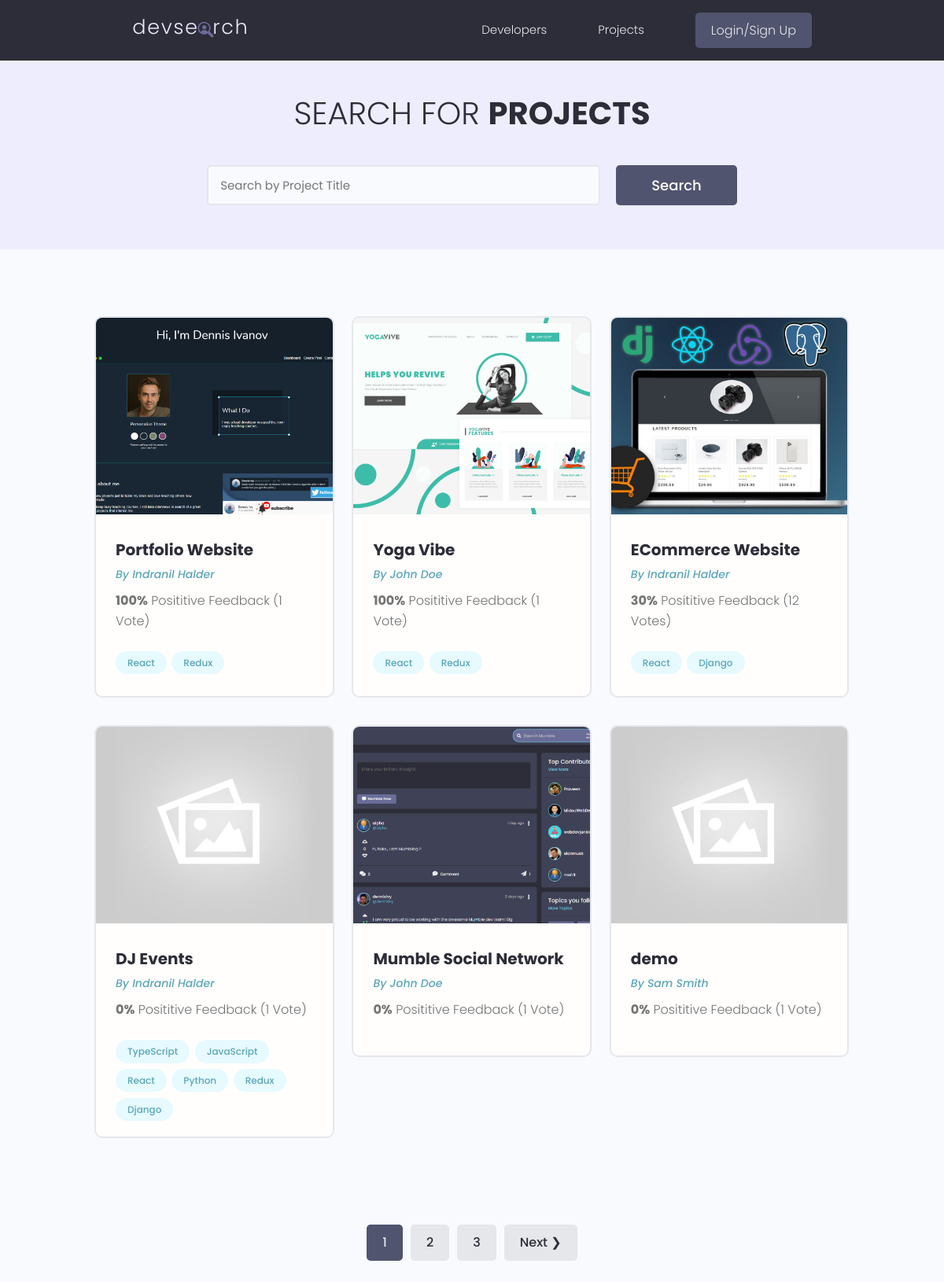
The page /projects/ on the database as committed earlier.
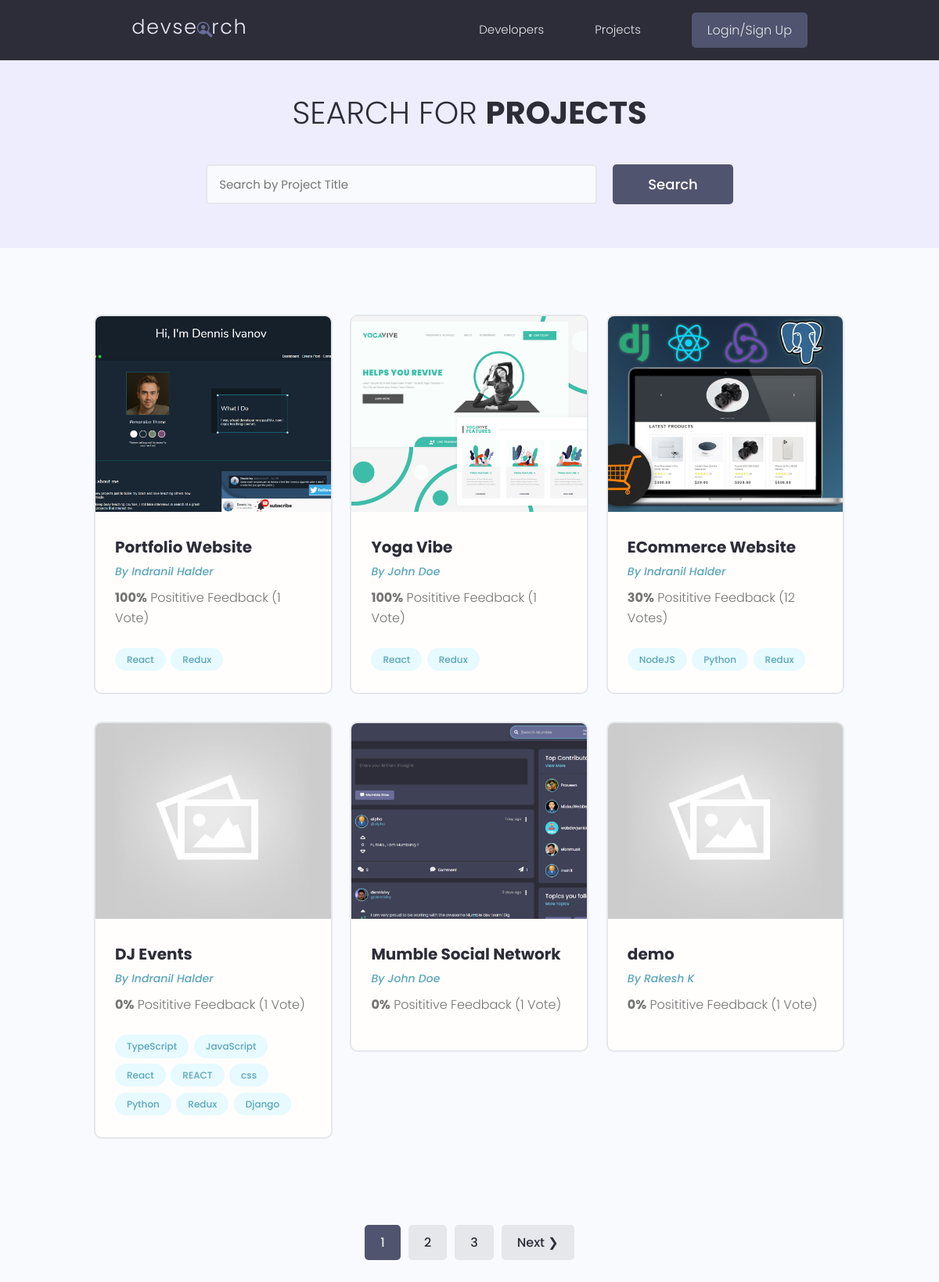
The same page on the database as committed later.
### projects/models.py (models this page shows, shortened)
class Project(models.Model):
    owner = models.ForeignKey(
        Profile, null=True, blank=True, on_delete=models.CASCADE)
    title = models.CharField(max_length=200)
    description = models.TextField(null=True, blank=True)
    featured_image = models.ImageField(
        null=True, blank=True, default='default.jpg')
    demo_link = models.CharField(max_length=2000, null=True, blank=True)
    source_link = models.CharField(max_length=2000, null=True, blank=True)
    tags = models.ManyToManyField('Tag', blank=True)
    vote_total = models.IntegerField(default=0, null=True, blank=True)
    vote_ratio = models.IntegerField(default=0, null=True, blank=True)
    created = models.DateTimeField(auto_now_add=True)
    id = models.UUIDField(default=uuid.uuid4, unique=True,
                          primary_key=True, editable=False)
    class Meta:
        ordering = ['-vote_ratio', '-vote_total', 'title']
    @property
    def imageUrl(self):
        try:
            url = self.featured_image.url
        except:
            url = ""
        return url

class Tag(models.Model):
    name = models.CharField(max_length=200)
    created = models.DateTimeField(auto_now_add=True)
    id = models.UUIDField(default=uuid.uuid4, unique=True,
                          primary_key=True, editable=False)
    def __str__(self):
        return self.name

### users/models.py (models this page shows, shortened)
class Profile(models.Model):
    user = models.OneToOneField(
        User, on_delete=models.CASCADE, null=True, blank=True)
    name = models.CharField(max_length=200, blank=True, null=True)
    email = models.EmailField(max_length=500, blank=True, null=True)
    username = models.CharField(max_length=200, blank=True, null=True)
    location = models.CharField(max_length=200, blank=True, null=True)
    short_intro = models.CharField(max_length=200, blank=True, null=True)
    bio = models.TextField(blank=True, null=True)
    profile_image = models.ImageField(
        null=True, blank=True, upload_to='profiles/', default='profiles/user-default.png')
    social_github = models.CharField(max_length=200, blank=True, null=True)
    social_twitter = models.CharField(max_length=200, blank=True, null=True)
    social_linkedin = models.CharField(max_length=200, blank=True, null=True)
    social_youtube = models.CharField(max_length=200, blank=True, null=True)
    social_website = models.CharField(max_length=200, blank=True, null=True)
    created = models.DateTimeField(auto_now_add=True)
    id = models.UUIDField(default=uuid.uuid4, unique=True,
                          primary_key=True, editable=False)
    class Meta:
        ordering = ['created']

### projects/views.py (the view)
# urls.py: path('projects/', views.getProjects),
def projects(request):
    projects, search_query = searchProjects(request)
    custom_range, projects = paginateProjects(request, projects, 6)
    context = {'projects': projects, 'search_query': search_query,
               'custom_range': custom_range}
    return render(request, 'projects/projects.html', context)

### projects/utils.py (called while the page is built)
def paginateProjects(request, projects, results):
    page = request.GET.get('page')
    paginator = Paginator(projects, results)
    try:
        projects = paginator.page(page)
    except PageNotAnInteger:
        page = 1
        projects = paginator.page(page)
    except EmptyPage:
        page = paginator.num_pages
        projects = paginator.page(page)
    leftIndex = (int(page) - 4)
    if (leftIndex < 1):
        leftIndex = 1
    rightIndex = (int(page) + 5)
    if rightIndex > paginator.num_pages:
        rightIndex = paginator.num_pages + 1
    custom_range = range(leftIndex, rightIndex)
    return custom_range, projects

def searchProjects(request):
    search_query = ''
    if request.GET.get('search_query'):
        search_query = request.GET.get('search_query')
    tags = Tag.objects.filter(name__icontains=search_query)
    projects = Project.objects.distinct().filter(
        Q(title__icontains=search_query) |
        Q(description__icontains=search_query) |
        Q(owner__name__icontains=search_query) |
        Q(tags__in=tags)
    )
    return projects, search_query

### projects/templates/projects/projects.html (shortened to what this page needs)
{% extends 'main.html' %}
{% block content %}
  <main class="projects">
    <section class="hero-section text-center">
      <div class="container container--narrow">
        <div class="hero-section__box">
          <h2>Search for <span>Projects</span></h2>
        </div>
        <div class="hero-section__search">
          <form id="searchForm" class="form" action="{% url 'projects' %}" method="get">
            <div class="form__field">
              <input class="input input--text" id="formInput#search" type="text" name="search_query"
               value="{{ search_query }}" placeholder="Search by Project Title" />
            </div>
            <input class="btn btn--sub btn--lg" type="submit" value="Search" />
          </form>
        </div>
      </div>
    </section>
    <section class="projectsList">
      <div class="container">
        <div class="grid grid--three">
          {% for project in projects %}
          <div class="column">
            <div class="card project">
              <a href="{% url 'project' project.id %}" class="project">
                <img class="project__thumbnail" src="{{ project.imageUrl }}" alt="project thumbnail" />
                <div class="card__body">
                  <h3 class="project__title">{{ project.title }}</h3>
                  <p><a class="project__author" href="{% url 'user-profile' project.owner.id %}">By {{ project.owner.name }}</a></p>
                  <p class="project--rating">
                    <span style="font-weight: bold;">{{ project.vote_ratio }}%</span> Posititive
                    Feedback ({{ project.vote_total }} Vote{{project.vote_total|pluralize:"s"}})
                  </p>
                  <div class="project__tags">
                    {% for tag in project.tags.all %}
                    <span class="tag tag--pill tag--main">
                      <small>{{ tag }}</small>
                    </span>
                    {% endfor %}
                  </div>
                </div>
              </a>
            </div>
          </div>
          {% endfor %}
        </div>
      </div>
    </section>
    {% include 'pagination.html' with queryset=projects custom_range=custom_range %}
  </main>
{% endblock content %}

### templates/main.html (shortened to what this page needs)
<!DOCTYPE html>
{% load static %}
<html lang="en">
  <head>
    <link rel="stylesheet" href="https://cdn.iconmonstr.com/1.3.0/css/iconmonstr-iconic-font.min.css" />
    <link rel="stylesheet"
      href="https://cdnjs.cloudflare.com/ajax/libs/font-awesome/6.4.0/css/all.min.css"
    />
    <link rel="stylesheet" href="{% static 'uikit/styles/uikit.css' %}" />
    <link rel="stylesheet" href="{% static 'styles/app.css' %}" />
  </head>
  <body>
    {% include 'navbar.html' %}
    {% block content %}
    {% endblock content %}
  </body>
</html>

### templates/navbar.html (shortened to what this page needs)
{% load static %}
<header class="header">
<div class="container container--narrow">
    <a href="{% url 'profiles' %}" class="header__logo">
    <img src="{% static 'images/logo.svg' %}" alt="DevSearch Logo" />
    </a>
    <nav class="header__nav">
    <ul class="header__menu">
        <li class="header__menuItem"><a href="{% url 'profiles' %}">Developers</a></li>
        <li class="header__menuItem"><a href="{% url 'projects' %}">Projects</a></li>
        {% if request.user.is_authenticated %}
        {% comment %} <li class="header__menuItem"><a href="{% url 'create-project' %}" class="btn btn--sub">Add Project</a></li> {% endcomment %}
        <li class="header__menuItem"><a href="{% url 'inbox' %}">Inbox</a></li>
        <li class="header__menuItem"><a href="{% url 'account' %}">My Account</a></li>
        <li class="header__menuItem"><a href="{% url 'logout' %}" class="btn btn--sub">Logout</a></li>
        {% else %}
        <li class="header__menuItem"><a href="{% url 'login' %}" class="btn btn--sub">Login/Sign Up</a></li>
        {% endif %}
    </ul>
    </nav>
</div>
</header>

### templates/pagination.html (shortened to what this page needs)
{% if queryset.has_other_pages %}
<div class="pagination">
  <ul class="container">
    {% for page in custom_range %}
      {% if page == queryset.number %}
      <li><a href="?page={{ page }}" class="btn page-link btn--sub" data-page="{{ page }}">{{ page }}</a></li>
      {% else %}
      <li><a href="?page={{ page }}" class="btn page-link" data-page="{{ page }}">{{ page }}</a></li>
      {% endif %}
    {% endfor %}
    {% if queryset.has_next %}
      <li><a href="?page={{ queryset.next_page_number }}" class="btn page-link" data-page="{{ queryset.next_page_number }}">Next &#10095;</a></li>
    {% endif %}
  </ul>
</div>
{% endif %}

### static/styles/app.css (style rules this page uses)
:root { --color-sub: #2d2d39; }
.btn--sub { background-color: var(--color-sub-light); }
.card { border: 2px solid var(--color-light); }
img { width: 100%; }
.header { position: sticky; z-index: 111; background-color: var(--color-sub); padding: 1.5rem 0; }
.header > .container { display: flex; justify-content: space-between; align-items: center; }
.header__logo > img { height: 3.8rem; }
.header__nav > ul { display: inline-flex; align-items: center; list-style: none; gap: 6.5rem; }
.header__menuItem > a { color: var(--color-light); font-weight: 300; }
.hero-section { height: 40vh; display: flex; align-items: center; background-color: var(--color-sub); }
.hero-section__box { margin-bottom: 4rem; }
.hero-section__box > h2, .hero-section__box > h2 > span { font-size: 4rem; color: var(--color-light); line-height: 1.3; text-transform: uppercase; }
.hero-section__box > h2 { font-weight: 300; }
.hero-section__box > h2 > span { font-weight: 700; }
.hero-section__search > .form { display: flex; align-items: center; justify-content: center; gap: 2rem; }
.hero-section__search > .form input.input--text { width: 50rem; }
.pagination { margin-top: 8rem; margin-bottom: 10rem; }
.pagination > ul { flex-wrap: wrap; list-style: none; display: flex; align-items: center; justify-content: center; gap: 1rem; }
.pagination .btn { color: var(--color-sub); }
.pagination .btn.btn--sub { color: var(--color-light); }
.project__author { font-size: 1.4rem; font-style: italic; }
.project--rating { margin-bottom: 1.6em; margin-top: 0.5em; }
.projects > .hero-section { background: var(--color-sub-lighter); height: 30vh; }
.projects .hero-section__box { margin-bottom: 2.5rem; }
.projects .hero-section__box > h2 { color: var(--color-sub); }
.projects .hero-section__box > h2 > span { font-weight: 700; color: var(--color-sub); }
.projectsList { margin-top: 8rem; }
.project__thumbnail { height: 25rem; object-fit: cover; object-position: top center; }
.project__title { font-size: 2rem; font-weight: 700; color: var(--color-sub); }

### static/uikit/styles/modules/_variables.css (style rules this page uses)
:root { --color-main: #5aa5b9; --color-main-light: #e6faff; --color-sub: #3f4156; --color-sub-light: #51546e; --color-sub-lighter: #ededfd; --color-text: #737373; --color-gray: #8b8b8b; --color-light: #e5e7eb; --color-light-gray: #767676; --color-bg: #f8fafd; --color-white: #fffefd; --color-white-light: #f3f3f3; --color-success: #359e64; --color-success-bg: #def8e8; --color-error: #fc4b0b; --color-error-bg: #fff2ee; --font-base: 'Poppins', arial, helvetica, 'Segoe UI', roboto, ubuntu, sans-serif; --font-monospace: 'Fira Code', 'Courier New', courier, monospace; --font-regular: 300; --font-medium: 500; --font-bold: 700; --generic-shadow: 1px 1px 5px #00000010; --generic-transition: all 0.3s ease-in-out; }

### static/uikit/styles/modules/_base.css (style rules this page uses)
* { margin: 0; padding: 0; box-sizing: border-box; text-rendering: optimizeLegibility; color: inherit; font-size: inherit; }
html { font-size: 50%; }
@media only screen and (min-width: 480px) { html { font-size: 56.25%; } }
@media only screen and (min-width: 1200px) { html { font-size: 62.5%; } }
body { line-height: 1.6; font-weight: 400; font-size: 1.5rem; color: var(--color-text); background-color: var(--color-bg); min-height: 100vh; }

### static/uikit/styles/modules/_typography.css (style rules this page uses)
* { font-family: var(--font-base); }
h2 { font-size: 3.6rem; font-weight: var(--font-bold); }
h3 { font-size: 3.2rem; font-weight: var(--font-medium); }
p, span, strong { font-size: 1.6rem; color: var(--color-text); font-weight: var(--font-regular); }
a { padding-bottom: 2px; text-decoration: none; display: inline-block; color: var(--color-main); font-weight: var(--font-medium); }

### static/uikit/styles/modules/_utilities.css (style rules this page uses)
.container { width: 92%; max-width: 165rem; margin: 0 auto; box-sizing: border-box; }
.container--narrow { width: 92%; max-width: 120rem; }
@media screen and (min-width: 1000px) { .container { width: 90%; } }
@media screen and (min-width: 1000px) { .container--narrow { width: 85%; } }
@media screen and (min-width: 1200px) { .container { width: 80%; } }
@media screen and (min-width: 1200px) { .container--narrow { width: 72%; } }
.text-center { text-align: center; }

### static/uikit/styles/modules/_card.css (style rules this page uses)
.card { border-radius: 1rem; background-color: var(--color-white); border: 1.5px solid var(--color-light); width: auto; height: auto; margin-top: 0.5rem; margin-bottom: 0.5rem; overflow: hidden; }
.card__body, .card__header { padding: 2rem 2.5rem; }

Rows that differ between the two databases and show on the page:
changed Project "ECommerce Website": gains Tag (name "Python"); gains Tag (name "Redux"); loses Tag (name "React"); loses Tag (name "Django")
added Tag: name "NodeJS", shown under Project "ECommerce Website"
added Tag: name "REACT", shown under Project "DJ Events"
added Tag: name "css", shown under Project "DJ Events"
changed Project "demo": owner.name "Sam Smith" → "Rakesh K"
